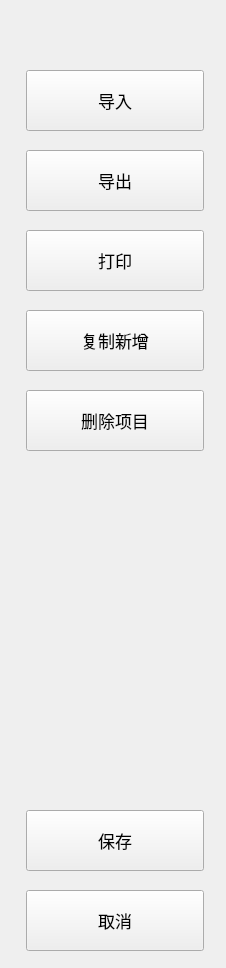
  <widget class="CusView" name="systemFunMenu" native="true">
   <property name="geometry">
    <rect>
     <x>1525</x>
     <y>0</y>
     <width>226</width>
     <height>968</height>
    </rect>
   </property>
   <property name="focusPolicy">
    <enum>Qt::NoFocus</enum>
   </property>
   <widget class="QtMaterialFlatButton" name="btnChange">
    <property name="geometry">
     <rect>
      <x>26</x>
      <y>70</y>
      <width>178</width>
      <height>61</height>
     </rect>
    </property>
    <property name="font">
     <font>
      <family>苹方 粗体</family>
      <pointsize>13</pointsize>
      <weight>50</weight>
      <bold>false</bold>
      <stylestrategy>PreferDefault</stylestrategy>
     </font>
    </property>
    <property name="focusPolicy">
     <enum>Qt::NoFocus</enum>
    </property>
    <property name="text">
     <string>导入</string>
    </property>
    <property name="iconSize">
     <size>
      <width>37</width>
      <height>32</height>
     </size>
    </property>
    <property name="checkable">
     <bool>false</bool>
    </property>
    <property name="checked">
     <bool>false</bool>
    </property>
    <property name="autoExclusive">
     <bool>false</bool>
    </property>
   </widget>
   <widget class="QtMaterialFlatButton" name="btnDect">
    <property name="geometry">
     <rect>
      <x>26</x>
      <y>150</y>
      <width>178</width>
      <height>61</height>
     </rect>
    </property>
    <property name="font">
     <font>
      <family>苹方 粗体</family>
      <pointsize>13</pointsize>
      <weight>50</weight>
      <bold>false</bold>
      <stylestrategy>PreferDefault</stylestrategy>
     </font>
    </property>
    <property name="focusPolicy">
     <enum>Qt::NoFocus</enum>
    </property>
    <property name="text">
     <string>导出</string>
    </property>
    <property name="iconSize">
     <size>
      <width>37</width>
      <height>32</height>
     </size>
    </property>
    <property name="checkable">
     <bool>false</bool>
    </property>
    <property name="checked">
     <bool>false</bool>
    </property>
    <property name="autoExclusive">
     <bool>false</bool>
    </property>
   </widget>
   <widget class="QtMaterialFlatButton" name="btnScan">
    <property name="geometry">
     <rect>
      <x>26</x>
      <y>230</y>
      <width>178</width>
      <height>61</height>
     </rect>
    </property>
    <property name="font">
     <font>
      <family>苹方 粗体</family>
      <pointsize>13</pointsize>
      <weight>50</weight>
      <bold>false</bold>
      <stylestrategy>PreferDefault</stylestrategy>
     </font>
    </property>
    <property name="focusPolicy">
     <enum>Qt::NoFocus</enum>
    </property>
    <property name="text">
     <string>打印</string>
    </property>
    <property name="iconSize">
     <size>
      <width>37</width>
      <height>32</height>
     </size>
    </property>
    <property name="checkable">
     <bool>false</bool>
    </property>
    <property name="checked">
     <bool>false</bool>
    </property>
    <property name="autoExclusive">
     <bool>false</bool>
    </property>
   </widget>
   <widget class="QtMaterialFlatButton" name="btnSave">
    <property name="geometry">
     <rect>
      <x>26</x>
      <y>810</y>
      <width>178</width>
      <height>61</height>
     </rect>
    </property>
    <property name="font">
     <font>
      <family>苹方 粗体</family>
      <pointsize>13</pointsize>
      <weight>50</weight>
      <bold>false</bold>
      <stylestrategy>PreferDefault</stylestrategy>
     </font>
    </property>
    <property name="focusPolicy">
     <enum>Qt::NoFocus</enum>
    </property>
    <property name="text">
     <string>保存</string>
    </property>
    <property name="iconSize">
     <size>
      <width>37</width>
      <height>32</height>
     </size>
    </property>
    <property name="checkable">
     <bool>false</bool>
    </property>
    <property name="checked">
     <bool>false</bool>
    </property>
    <property name="autoExclusive">
     <bool>false</bool>
    </property>
   </widget>
   <widget class="QtMaterialFlatButton" name="btnCancel">
    <property name="geometry">
     <rect>
      <x>26</x>
      <y>890</y>
      <width>178</width>
      <height>61</height>
     </rect>
    </property>
    <property name="font">
     <font>
      <family>苹方 粗体</family>
      <pointsize>13</pointsize>
      <weight>50</weight>
      <bold>false</bold>
      <stylestrategy>PreferDefault</stylestrategy>
     </font>
    </property>
    <property name="focusPolicy">
     <enum>Qt::NoFocus</enum>
    </property>
    <property name="text">
     <string>取消</string>
    </property>
    <property name="iconSize">
     <size>
      <width>37</width>
      <height>32</height>
     </size>
    </property>
    <property name="checkable">
     <bool>false</bool>
    </property>
    <property name="checked">
     <bool>false</bool>
    </property>
    <property name="autoExclusive">
     <bool>false</bool>
    </property>
   </widget>
   <widget class="QtMaterialFlatButton" name="btnCopy">
    <property name="geometry">
     <rect>
      <x>26</x>
      <y>310</y>
      <width>178</width>
      <height>61</height>
     </rect>
    </property>
    <property name="font">
     <font>
      <family>苹方 粗体</family>
      <pointsize>13</pointsize>
      <weight>50</weight>
      <bold>false</bold>
      <stylestrategy>PreferDefault</stylestrategy>
     </font>
    </property>
    <property name="focusPolicy">
     <enum>Qt::NoFocus</enum>
    </property>
    <property name="text">
     <string>复制新增</string>
    </property>
    <property name="iconSize">
     <size>
      <width>37</width>
      <height>32</height>
     </size>
    </property>
    <property name="checkable">
     <bool>false</bool>
    </property>
    <property name="checked">
     <bool>false</bool>
    </property>
    <property name="autoExclusive">
     <bool>false</bool>
    </property>
   </widget>
   <widget class="QtMaterialFlatButton" name="btnDelProj">
    <property name="geometry">
     <rect>
      <x>26</x>
      <y>390</y>
      <width>178</width>
      <height>61</height>
     </rect>
    </property>
    <property name="font">
     <font>
      <family>苹方 粗体</family>
      <pointsize>13</pointsize>
      <weight>50</weight>
      <bold>false</bold>
      <stylestrategy>PreferDefault</stylestrategy>
     </font>
    </property>
    <property name="focusPolicy">
     <enum>Qt::NoFocus</enum>
    </property>
    <property name="text">
     <string>删除项目</string>
    </property>
    <property name="iconSize">
     <size>
      <width>37</width>
      <height>32</height>
     </size>
    </property>
    <property name="checkable">
     <bool>false</bool>
    </property>
    <property name="checked">
     <bool>false</bool>
    </property>
    <property name="autoExclusive">
     <bool>false</bool>
    </property>
   </widget>
  </widget>
